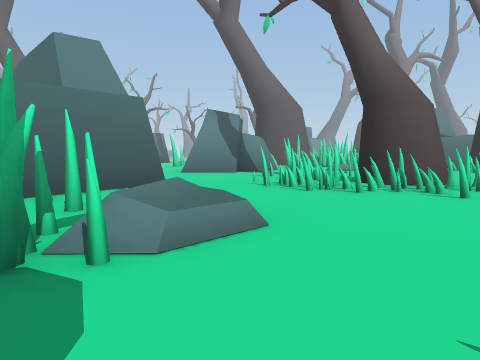
[1] (above)

24 first-person views from a walk through a 3-D level made in the Unity game engine. The camera is 0.68 m above the floor, tilts 4° down and sees 70° across. The floor is counted in squares, 1 m on a side. Each view is taken from the middle of a square. On the plan, view 1 faces up. The plan holds only what a view shows up to about 10 squares ahead; the rest is blank. The place goes on beyond the plan. The player character is not drawn.

[2]
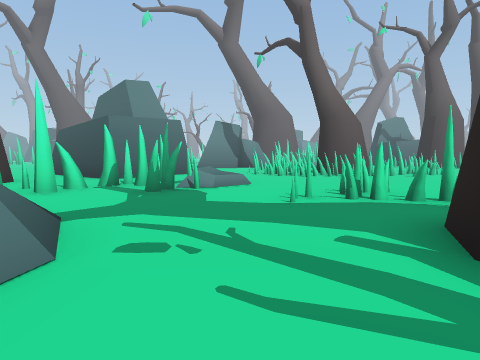

[3]
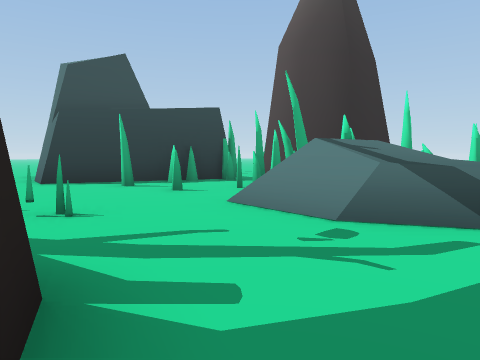

[4]
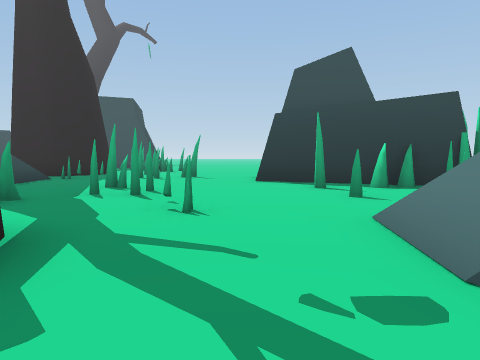

[5]
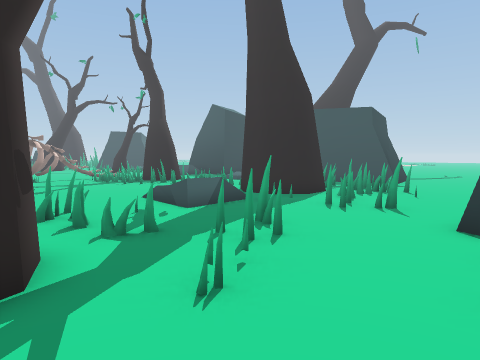

[6]
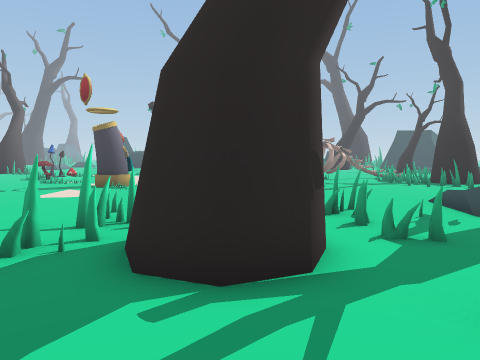

[7]
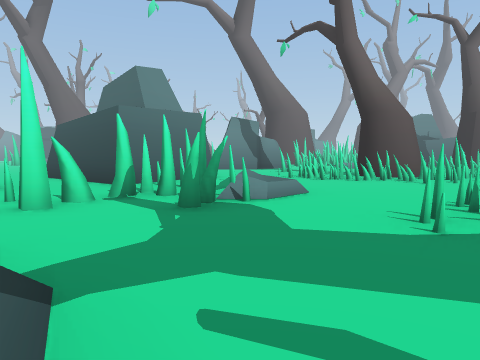

[8]
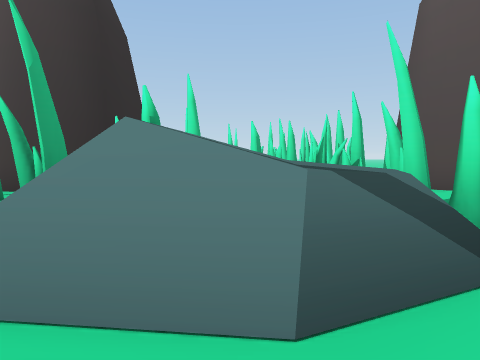

[9]
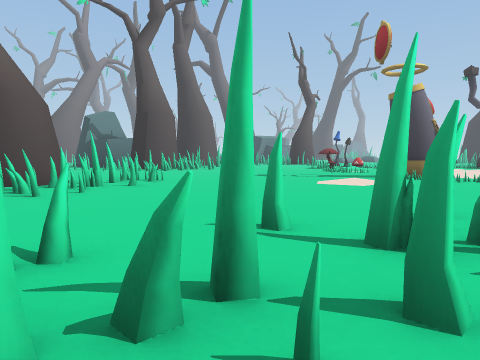

[10]
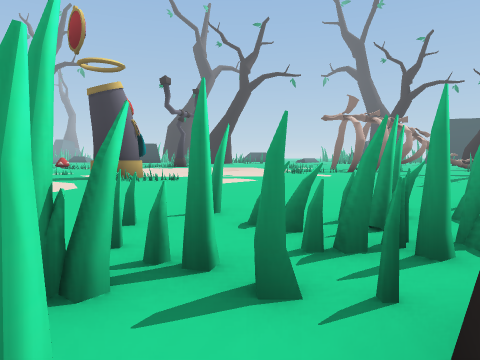

[11]
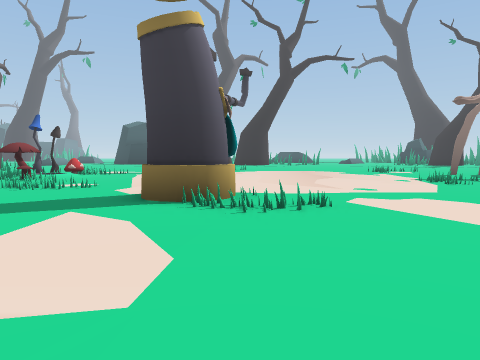

[12]
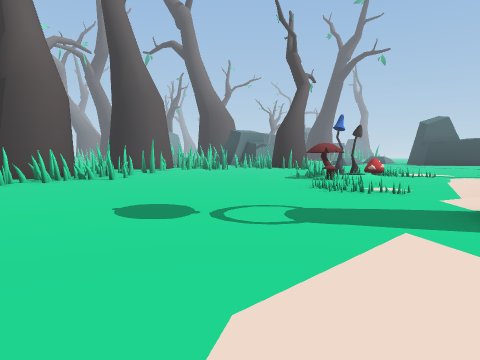

[13]
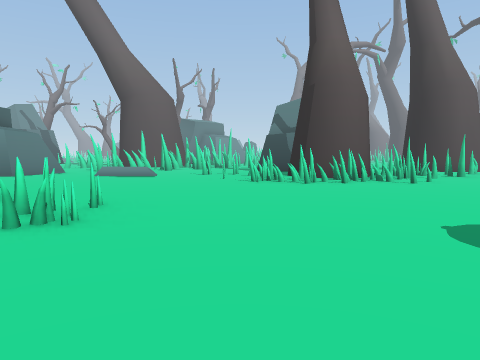

[14]
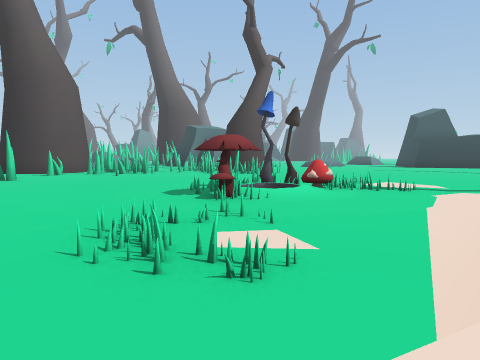

[15]
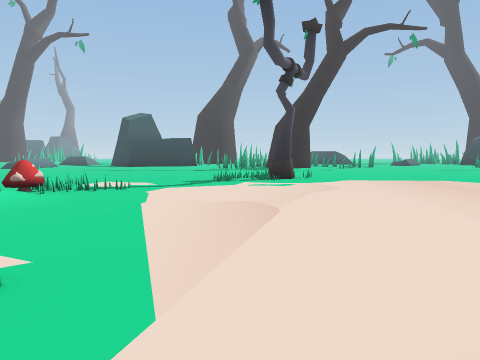

[16]
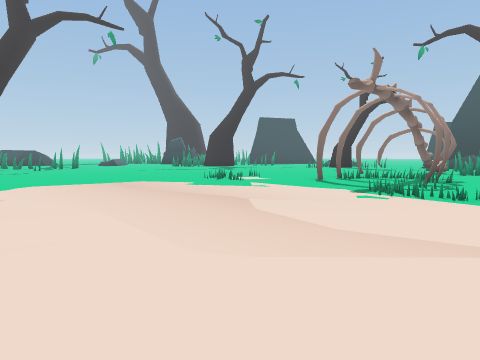

[17]
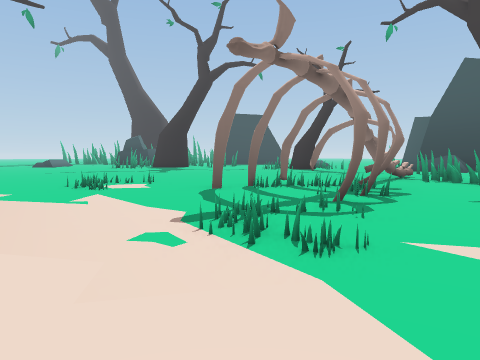

[18]
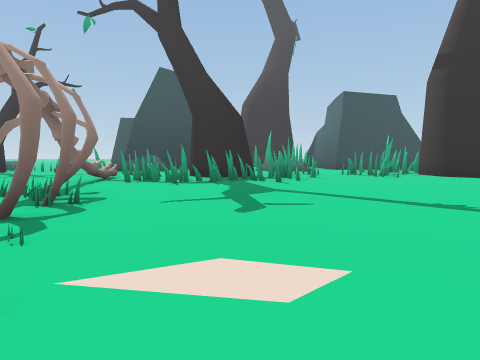

[19]
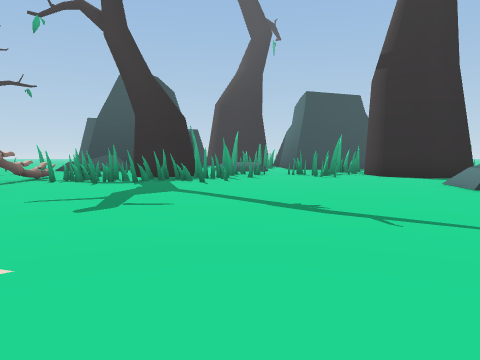

[20]
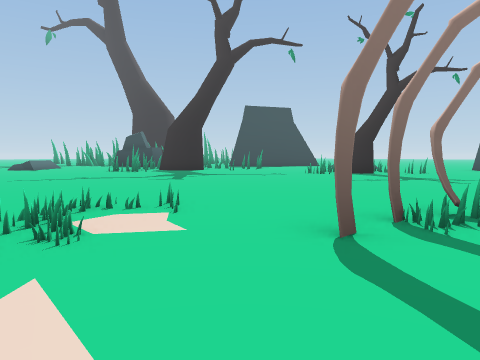

[21]
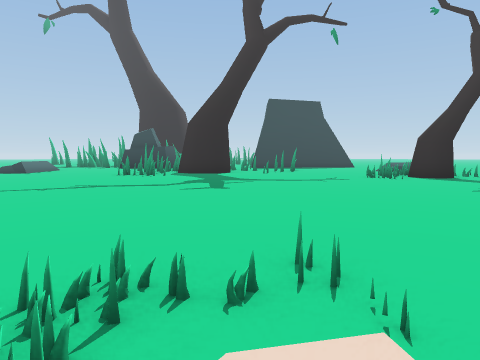

[22]
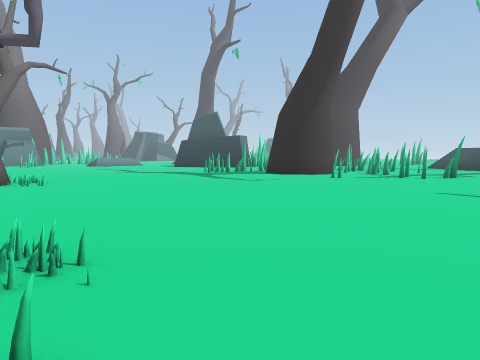

[23]
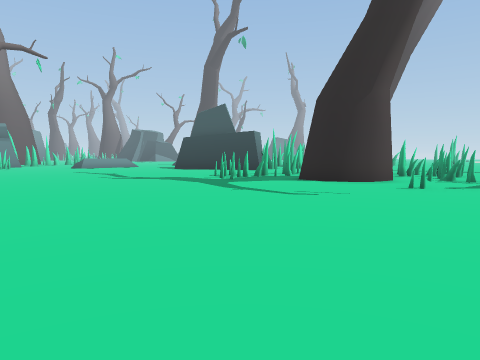

[24]
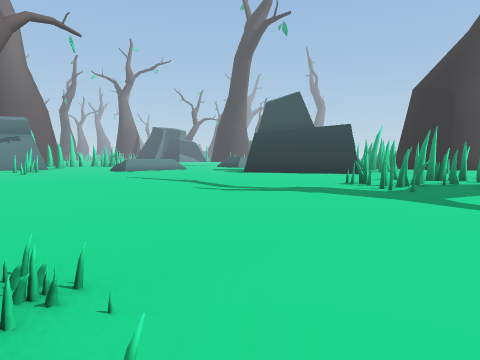

### Floor plan
Key: @ floor where view 1 was taken; # wall or solid block; x gap in a wall; . main floor; : floor 0.6 m higher than the main floor; / step, stairs or slope; = window, fence, low wall or low ledge; v drop or lower ground; T thing the floor can be seen under or through; O other object.
Columns run from 4 left of view 1 to 35 right of it. Each row starts with its distance up from view 1.
 14        ......=##### ...
 13        ......#=##==.....
 12         .................      ..
 11          ................      ...
 10    ...=  .............         ....
  9    ..=##  .=......... OOO  .. ......
  8  ##..#######......... OOOO=.. .......
  7  #...######=.......===   =............
  6 ##......=..........=... ...............
  5 #=#=........................= .......#.#
  4 ..#==.......................  ......####
  3 .##==............OO.........OO......=.=#
  2 #.##............=OO..........O........##
  1 #....TT=.........=....................#
  0  ...@=TT.T=...........................##
 -1 x#......#T=.............................
 -2 v:=...###TT..........................#.=
 -3 v//...#   TT.........=................
 -4 ==/...##   T..........=....=..........
 -5 #........##  ........=......=.........
 -6 ##...=..#.=#.........#...#.=..........
 -7 ###...##..=...........#.#.............
 -8  =#...##..............#=#............
 -9  #........==/.........###...........
-10  ###......O /..........x...........
-11    #....==/ ......#.####..........
-12    #..##    ......#####=.........

Where each view was taken, in squares from view 1:
view 1: 0 up, 0 right, facing up
view 2: 5 down, 0 right, facing up
view 3: 1 down, 2 right, facing down-left
view 4: 1 down, 0 right, facing down
view 5: 3 down, 2 left, facing down-right
view 6: 3 down, 2 left, facing right
view 7: 3 down, 1 left, facing up
view 8: 3 down, 0 right, facing left
view 9: 1 down, 2 right, facing up-right
view 10: 1 down, 3 right, facing right
view 11: 2 up, 8 right, facing right
view 12: 3 up, 9 right, facing up-right
view 13: 4 up, 9 right, facing up
view 14: 4 up, 14 right, facing up-right
view 15: 4 up, 14 right, facing right
view 16: 3 up, 15 right, facing down-right
view 17: 1 down, 15 right, facing down-right
view 18: 2 down, 15 right, facing down
view 19: 2 down, 13 right, facing down
view 20: 3 down, 19 right, facing down-right
view 21: 4 down, 22 right, facing down-right
view 22: 7 down, 23 right, facing up-right
view 23: 4 down, 25 right, facing up-right
view 24: 1 up, 25 right, facing up-right
